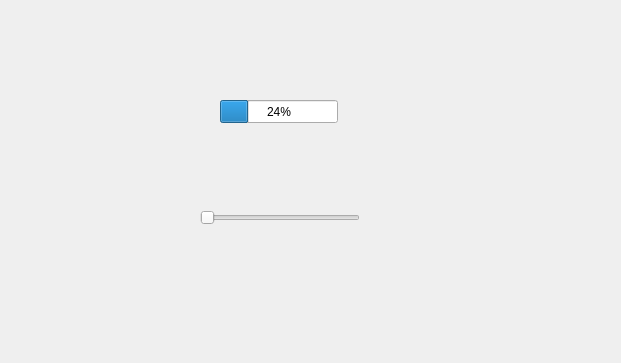
<?xml version="1.0" encoding="UTF-8"?>
<ui version="4.0">
 <class>Dialog</class>
 <widget class="QDialog" name="Dialog">
  <property name="geometry">
   <rect>
    <x>0</x>
    <y>0</y>
    <width>621</width>
    <height>363</height>
   </rect>
  </property>
  <property name="windowTitle">
   <string>Dialog</string>
  </property>
  <widget class="QSlider" name="horizontalSlider">
   <property name="geometry">
    <rect>
     <x>200</x>
     <y>210</y>
     <width>160</width>
     <height>16</height>
    </rect>
   </property>
   <property name="orientation">
    <enum>Qt::Horizontal</enum>
   </property>
  </widget>
  <widget class="QProgressBar" name="progressBar">
   <property name="geometry">
    <rect>
     <x>220</x>
     <y>100</y>
     <width>118</width>
     <height>23</height>
    </rect>
   </property>
   <property name="value">
    <number>24</number>
   </property>
  </widget>
 </widget>
 <resources/>
 <connections/>
</ui>
